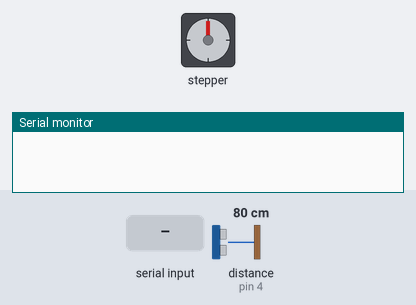
Simulated run of this sketch. Board: Arduino Uno, built with avr-gcc and run on an emulated ATmega328P. Shown: stepper motor, the last lines printed to the serial monitor. Inputs (shaded band) come from the test bench; at power-on: distance to the obstacle (sensor on pin 4) 80 cm. The echo pulse lasts 58.3 µs per cm; stepper angles assume 2048 steps per turn.

Above: at 1.2 s.
1.3 s: "2\n" received over Serial
2.8 s: distance to the obstacle (sensor on pin 4) set to 2 cm
4.3 s: distance to the obstacle (sensor on pin 4) set to 4 cm
7.3 s: "1,90\n" received over Serial
At 8.4 s:
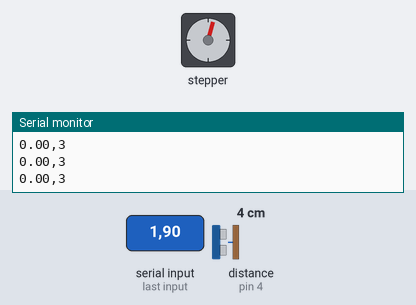
9.4 s: "1,90,45\n" received over Serial
At 11.0 s:
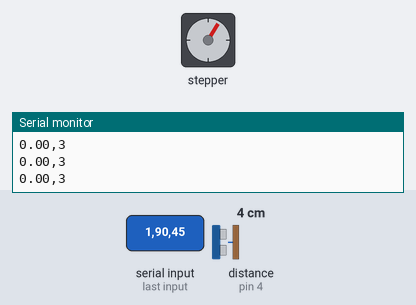
11.5 s: "1,90\n" received over Serial
At 12.5 s:
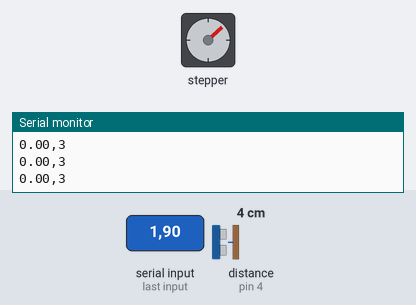
Timing chart, 0 to 14.5 s (numbered marks = the images above; inputs shaded):
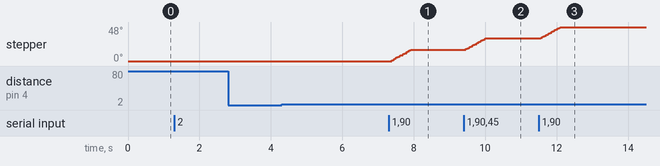

Measured:
- after the input at 7.3 s, stepper: turns 16° clockwise in 0.53 s, starting after 0.08 s
- after the input at 9.4 s, stepper: turns 16° clockwise in 0.55 s, starting after 0.06 s
- after the input at 11.5 s, stepper: turns 16° clockwise in 0.55 s, starting after 0.06 s

The sketch:

radar.ino
```cpp
// Includes the stepper library
#include <Stepper.h>

#define STEP_COUNT 32

Stepper stepper(STEP_COUNT, 8, 10, 9, 11);

// Defines Tirg and Echo pins of the Ultrasonic Sensor
const int trigPin = 3;
const int echoPin = 4;

// Variables for the duration and the distance
long duration;
int distance;

void setup() {
  pinMode(trigPin, OUTPUT); // Sets the trigPin as an Output
  pinMode(echoPin, INPUT); // Sets the echoPin as an Input
  Serial.begin(9600);
  Serial.setTimeout(50);
  stepper.setSpeed(300);
}

//komnedy: zczytuj ciągle, wyłącz wyłacz/odczyt (samo obracanie), wyłacz ciągły odczyt ciągle obracanie w przedziale 15 do 165 stopni, obróc w prawo 90 stopni, obróc w lewo o -90 stopni wraz z odczytem.

void loop() {
  if(Serial.available()){
    String input = Serial.readString();
    char* arr = strtok(input.c_str(), ",");
    int mode = atoi(arr);
    arr = strtok(nullptr, ",");
    int angle = atoi(arr);

    if (mode == 1){
      stepper.step(angle);
    }
    while (mode == 2){
      float step = 5.7;
      float check_angle = 0;
      int exit = 0;
      while(check_angle <= angle){
        stepper.step(step);
        Serial.println(String(check_angle) + "," + calculateDistance());
        if(Serial.available()){
          exit = 1;
          break;
        }
        check_angle += step;
      }
      check_angle = angle;
      if(exit == 1){ break; }
      while (check_angle >= 0){
        stepper.step(-step);
        Serial.println(String(check_angle) + "," + calculateDistance());
        if(Serial.available()){
          exit = 1;
          break;
        }
        check_angle -= step;
      }
      if(exit == 1){ break; }
    }
  }
}

// Function for calculating the distance measured by the Ultrasonic sensor
int calculateDistance(){

  digitalWrite(trigPin, LOW);
  delayMicroseconds(2);
  digitalWrite(trigPin, HIGH);
  delayMicroseconds(10);
  digitalWrite(trigPin, LOW);
  duration = pulseIn(echoPin, HIGH);
  distance= duration*0.034/2;
  return distance;
}
```
